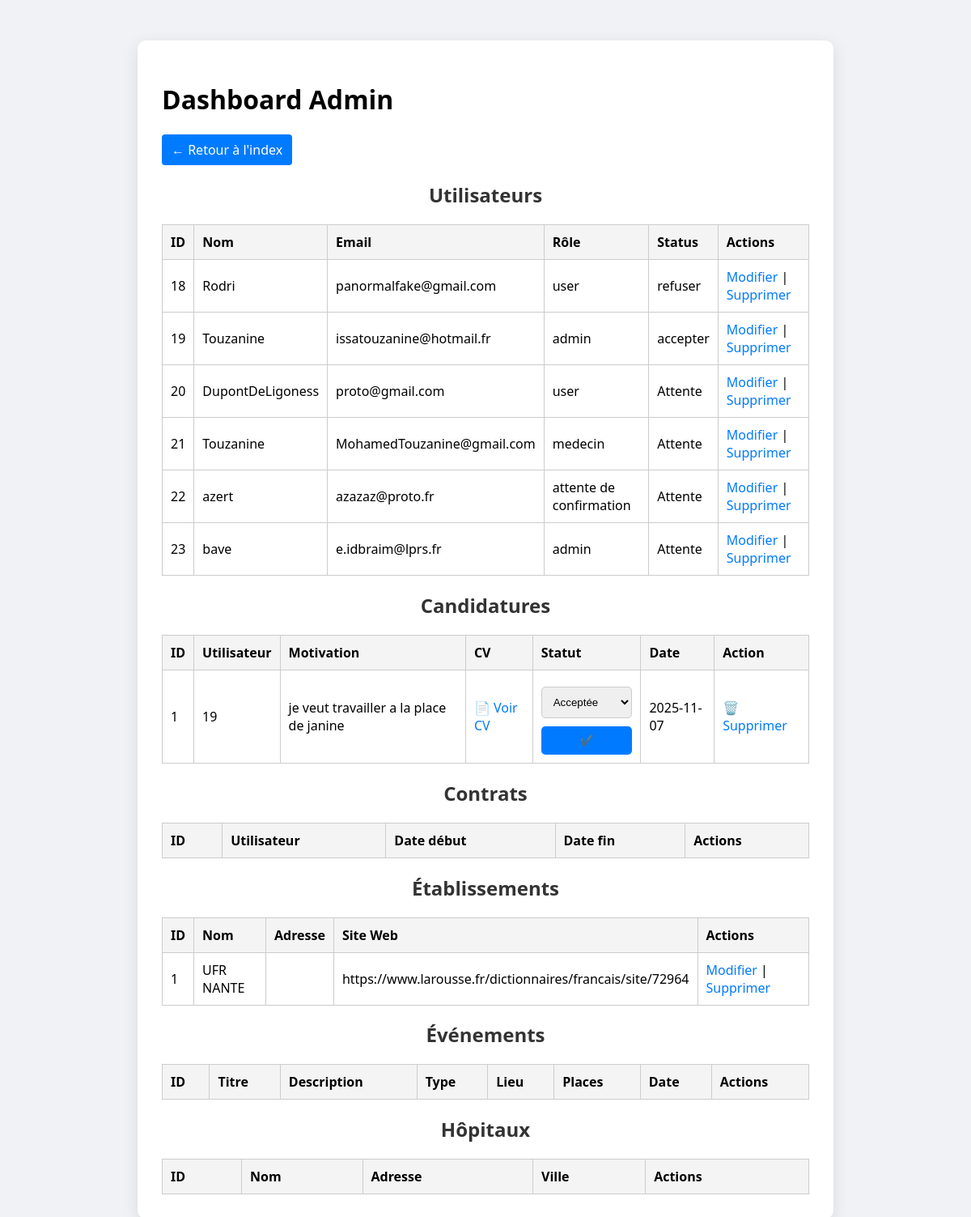
The app's page /src/vue/admin.php (signed in) with its own data.
### tables this page shows
CREATE TABLE utilisateur (
  id_utilisateur INT NOT NULL AUTO_INCREMENT,
  nom VARCHAR(50) NOT NULL,
  prenom VARCHAR(50) NOT NULL,
  email VARCHAR(50) NOT NULL,
  rue VARCHAR(50) NOT NULL,
  cd INT NOT NULL,
  ville VARCHAR(50) NOT NULL,
  mdp VARCHAR(255) NOT NULL,
  role ENUM('admin','user','medecin','attente de confirmation') DEFAULT 'attente de confirmation',
  status ENUM('Attente','accepter','refuser') DEFAULT 'Attente',
  reset_token VARCHAR(255) NULL,
  reset_expires DATETIME NULL,
  PRIMARY KEY (id_utilisateur),
  UNIQUE KEY (email)
);

CREATE TABLE IF NOT EXISTS `candidature` (
  `id_candidature` int NOT NULL AUTO_INCREMENT,
  `motivation` text NOT NULL,
  `statut` varchar(50) NOT NULL,
  `date_candidature` date NOT NULL,
  `ref_offre` int NOT NULL,
  `ref_utilisateur` int NOT NULL,
  `cv_path` varchar(255) DEFAULT NULL,
  PRIMARY KEY (`id_candidature`),
  KEY `ref_offre_candidature` (`ref_offre`),
  KEY `ref_utilisateur_candidature` (`ref_utilisateur`)
);

CREATE TABLE IF NOT EXISTS `etablissement` (
  `id_etablissement` int NOT NULL AUTO_INCREMENT,
  `nom_etablissement` varchar(50) NOT NULL,
  `adresse_etablissement` varchar(50) NOT NULL,
  `site_web_etablissement` varchar(100) NOT NULL,
  PRIMARY KEY (`id_etablissement`)
);

### src/repository/UtilisateurRepository.php (called while the page is built, shortened)
<?php
class UtilisateurRepository
{
    private $bdd;
    public function __construct(\PDO $bdd) {
        $this->bdd = $bdd;
    }
    public function findAll(): array
    {
        try {
            $sql = "SELECT id_utilisateur, nom, prenom, email, role, ville, status
                FROM utilisateur
                ORDER BY id_utilisateur ASC";
            $stmt = $this->bdd->query($sql);
            return $stmt->fetchAll(\PDO::FETCH_ASSOC);
        } catch (PDOException $e) {
            error_log('Erreur findAll utilisateurs : ' . $e->getMessage());
            return [];
        }
    }
}
?>

### src/repository/CandidatureRepository.php (called while the page is built, shortened)
<?php
class CandidatureRepository
{
    private PDO $bdd;
    public function __construct(PDO $bdd)
    {
        $this->bdd = $bdd;
    }
    public function findAll(): array
    {
        $stmt = $this->bdd->query("SELECT * FROM candidature ORDER BY date_candidature DESC");
        return $stmt->fetchAll(PDO::FETCH_ASSOC);
    }
}

### src/repository/EtablissementRepository.php (called while the page is built, shortened)
<?php
class EtablissementRepository
{
    private $bdd;
    public function __construct(\PDO $bdd) {
        $this->bdd = $bdd;
    }
    public function findAll(): array
    {
        try {
            $sql = "SELECT id_etablissement, nom_etablissement, site_web_etablissement FROM etablissement ORDER BY id_etablissement ASC";
            $stmt = $this->bdd->query($sql);
            return $stmt->fetchAll(\PDO::FETCH_ASSOC);
        } catch (PDOException $e) {
            error_log("Erreur findAll établissement : " . $e->getMessage());
            return [];
        }
    }
}

### src/vue/admin.php (the view, shortened to what this page needs)
<?php
require_once __DIR__ . '/../repository/EtablissementRepository.php';
require_once __DIR__ . '/../repository/UtilisateurRepository.php';
require_once __DIR__ . '/../repository/CandidatureRepository.php';
$database = new \Bdd();
$bdd = $database->getBdd();
$utilisateurRepo = new UtilisateurRepository($bdd);
$candidatureRepo = new CandidatureRepository($bdd);
$etablissementRepo = new EtablissementRepository($bdd);
$utilisateurs = $utilisateurRepo->findAll();
$candidatures = $candidatureRepo->findAll();
$etablissements = $etablissementRepo->findAll();
include __DIR__ . '/header.php';
?>
<h1>Dashboard Admin</h1>
<p>
    <a href="../../index.php" style="display: inline-block; padding: 8px 12px; background-color: #007BFF; color: white; text-decoration: none; border-radius: 4px;">
        ← Retour à l'index
    </a>
</p>
<section>
    <h2>Utilisateurs</h2>
    <table border="1" cellpadding="5" cellspacing="0">
        <tr>
            <th>ID</th><th>Nom</th><th>Email</th><th>Rôle</th><th>Status</th><th>Actions</th>
        </tr>
        <?php foreach($utilisateurs as $u): ?>
            <tr>
                <td><?= htmlspecialchars($u['id_utilisateur'] ?? '') ?></td>
                <td><?= htmlspecialchars($u['nom'] ?? '') ?></td>
                <td><?= htmlspecialchars($u['email'] ?? '') ?></td>
                <td><?= htmlspecialchars($u['role'] ?? '') ?></td>
                <td><?= htmlspecialchars($u['status'] ?? '') ?></td>
                <td>
                    <a href="../vue/ModifierUtilisateur.php?email=<?= urlencode($u['email'] ?? '') ?>"> Modifier</a>    |
                    <a href="../vue/ListeUtilisateurs.php?delete=<?= htmlspecialchars($u['id_utilisateur'] ?? '') ?>" onclick="return confirm('Voulez-vous supprimer cet utilisateur ?')"> Supprimer</a>
                </td>
            </tr>
        <?php endforeach; ?>
    </table>
</section>
<section>
    <h2>Candidatures</h2>
    <table border="1" cellpadding="5" cellspacing="0">
        <tr><th>ID</th><th>Utilisateur</th><th>Motivation</th><th>CV</th><th>Statut</th><th>Date</th><th>Action</th></tr>
        <?php foreach($candidatures as $c): ?>
            <tr>
                <td><?= htmlspecialchars($c['id_candidature'] ?? '') ?></td>
                <td><?= htmlspecialchars($c['ref_utilisateur'] ?? '') ?></td>
                <td><?= htmlspecialchars($c['motivation'] ?? '') ?></td>
                <td>
                    <?php if (!empty($c['cv_path'])): ?>
                        <a href="../../<?= htmlspecialchars($c['cv_path']) ?>" target="_blank">📄 Voir CV</a>
                    <?php else: ?>
                        <em>Aucun</em>
                    <?php endif; ?>
                </td>
                <td>
                    <form method="POST" style="display:inline;">
                        <label>
                            <select name="statut">
                                <option value="acceptée" <?= ($c['statut'] ?? '') === 'acceptée' ? 'selected' : '' ?>>Acceptée</option>
                            </select>
                        </label>
                        <button type="submit" name="modifier_statut">✔️</button>
                    </form>
                </td>
                <td><?= htmlspecialchars($c['date_candidature'] ?? '') ?></td>
                <td>
                    <a href="?delete_candidature=<?= htmlspecialchars($c['id_candidature']) ?>" onclick="return confirm('Supprimer cette candidature ?')">🗑️ Supprimer</a>
                </td>
            </tr>
        <?php endforeach; ?>
    </table>
</section>
<section>
    <h2>Contrats</h2>
    <table border="1" cellpadding="5" cellspacing="0">
        <tr><th>ID</th><th>Utilisateur</th><th>Date début</th><th>Date fin</th><th>Actions</th></tr>
    </table>
</section>
<section>
    <h2>Établissements</h2>
    <table border="1" cellpadding="5" cellspacing="0">
        <tr><th>ID</th><th>Nom</th><th>Adresse</th><th>Site Web</th><th>Actions</th></tr>
        <?php foreach($etablissements as $e): ?>
            <tr>
                <td><?= htmlspecialchars($e['id_etablissement'] ?? '') ?></td>
                <td><?= htmlspecialchars($e['nom_etablissement'] ?? '') ?></td>
                <td><?= htmlspecialchars($e['adresse_etablissement'] ?? '') ?></td>
                <td><?= htmlspecialchars($e['site_web_etablissement'] ?? '') ?></td>
                <td>
                    <a href="../vue/modifierEtablissement.php?id=<?= htmlspecialchars($e['id_etablissement'] ?? '') ?>">Modifier</a> |
                    <a href="../vue/ListeEtablissement.php?delete=<?= htmlspecialchars($e['id_etablissement'] ?? '') ?>" onclick="return confirm('Supprimer cet établissement ?')">Supprimer</a>
                </td>
            </tr>
        <?php endforeach; ?>
    </table>
</section>
<section>
    <h2>Événements</h2>
    <table border="1" cellpadding="5" cellspacing="0">
        <tr><th>ID</th><th>Titre</th><th>Description</th><th>Type</th><th>Lieu</th><th>Places</th><th>Date</th><th>Actions</th></tr>
    </table>
</section>
<section>
    <h2>Hôpitaux</h2>
    <table border="1" cellpadding="5" cellspacing="0">
        <tr><th>ID</th><th>Nom</th><th>Adresse</th><th>Ville</th><th>Actions</th></tr>
    </table>
</section>
<?php include __DIR__ . '/footer.php'; ?>

### src/vue/header.php (style rules this page uses)
body { font-family: 'Segoe UI', sans-serif; background: #f0f2f5; margin: 0; padding: 0; }
h2 { text-align: center; color: #333; }
table { width: 100%; border-collapse: collapse; margin-top: 20px; }
th, td { padding: 10px; border: 1px solid #ccc; text-align: left; }
th { background: #f4f4f4; }
input, select { width: 100%; padding: 10px; margin: 10px 0; border: 1px solid #ccc; border-radius: 5px; }
button { width: 100%; padding: 10px; background: #007bff; color: white; border: none; border-radius: 5px; font-weight: bold; cursor: pointer; }
a { color: #007bff; text-decoration: none; }

### records on screen
utilisateur: id_utilisateur "18", nom "Rodri", email "panormalfake@gmail.com", role "user", status "refuser"
utilisateur: id_utilisateur "19", nom "Touzanine", email "issatouzanine@hotmail.fr", role "admin", status "accepter"
utilisateur: id_utilisateur "20", nom "DupontDeLigoness", email "proto@gmail.com", role "user", status "Attente"
utilisateur: id_utilisateur "21", nom "Touzanine", email "MohamedTouzanine@gmail.com", role "medecin", status "Attente"
utilisateur: id_utilisateur "22", nom "azert", email "azazaz@proto.fr", role "attente de confirmation", status "Attente"
utilisateur: id_utilisateur "23", nom "bave", email "e.idbraim@lprs.fr", role "admin", status "Attente"
candidature: id_candidature "1", ref_utilisateur "19", motivation "je veut travailler a la place de janine", statut "Acceptée", date_candidature "2025-11-07"
etablissement: id_etablissement "1", nom_etablissement "UFR NANTE", site_web_etablissement "https://www.larousse.fr/dictionnaires/francais/site/72964"
